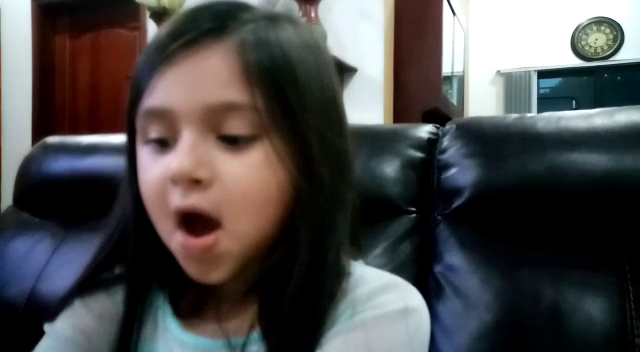
#> input picture frame 41 of zoe.mp4, 640 x 352 px, given in place of Salvador.mkv, which was not available
$ python captura.py
#> lines starting #> are read from the running program, lines starting #| are printed output that depends on the picture; after the words box and inside, x2 and y2 are one past the last pixel; in counts of white or black regions, pixels touching at a corner belong together; pictures that were not available may be replaced by others from this repository, and a replacement may not be noted
#Developer
import tkinter as tk
from tkinter import *
from tkinter import messagebox
import cv2
import os
import imutils
personName = 'Salvador'
dataPath = '/home/salvador/Tarea/Data'#Cambia a la ruta donde hayas almacenado Data
personPath = dataPath + '/' + personName
if not os.path.exists(personPath):
    print('Carpeta creada: ',personPath)
    os.makedirs(personPath)

cap = cv2.VideoCapture('Salvador.mkv')
faceClassif = cv2.CascadeClassifier('haarcascade_frontalface_default.xml')
count = 0
while True:

    ret, frame = cap.read()
#> frame is the input picture: shape (352, 640, 3); mean B, G, R 74.9, 74.8, 76.2
    if ret == False: break
    frame =  imutils.resize(frame, width=640)
    gray = cv2.cvtColor(frame, cv2.COLOR_BGR2GRAY)
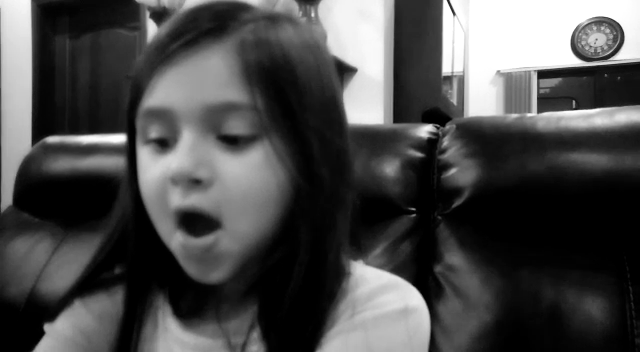
#> gray: shape (352, 640); min 0, max 255, mean 75.2
    auxFrame = frame.copy()
    faces = faceClassif.detectMultiScale(gray,1.3,5)
#> faces = [[95, 56, 197, 197]]
    for (x,y,w,h) in faces:
        cv2.rectangle(frame, (x,y),(x+w,y+h),(0,255,0),2)
        rostro = auxFrame[y:y+h,x:x+w]
        rostro = cv2.resize(rostro,(150,150),interpolation=cv2.INTER_CUBIC)
        cv2.imwrite(personPath + '/rostro_{}.jpg'.format(count),rostro)
        count = count + 1
#> this loop made 1 pass
#> (x, y, w, h, count) on pass 1: (95, 56, 197, 197, 1)
#> pass 1, `rostro = auxFrame[y:y+h,x:x+w]`:
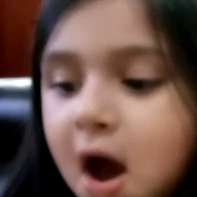
#> rostro: shape (197, 197, 3); mean B, G, R 71.8, 80.1, 108
#> after the loop:
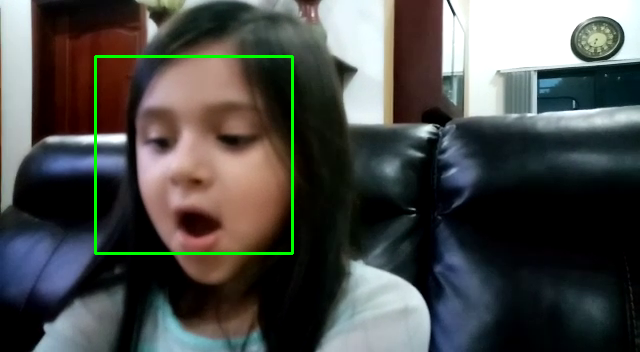
#> frame: shape (352, 640, 3); 1.05% of pixels changed, all inside (x1, y1, x2, y2) = (94, 55, 294, 255)
#> after the loop, count = 1
    cv2.imshow('frame',frame)
    k =  cv2.waitKey(1)
#> (key Esc is pressed here)
    if k == 27 or count >= 300:
        break
cap.release()
cv2.destroyAllWindows()
print("Captura Finalizada")

$ run again, starting later in the video
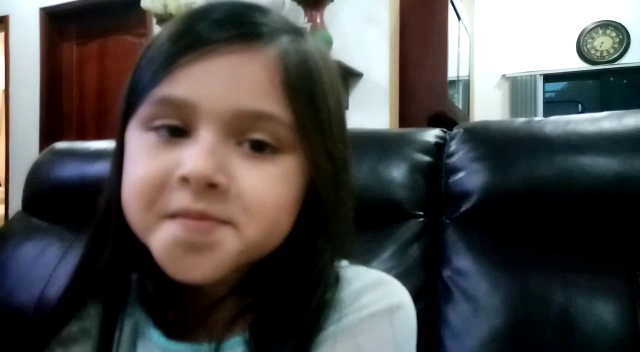
#> input picture frame 186 of zoe.mp4, 640 x 352 px, given in place of Salvador.mkv, which was not available
#> frame is the input picture: shape (352, 640, 3); mean B, G, R 75.3, 76.3, 78.1
#> faces = [[95, 46, 226, 226]]
#> the loop `for (x,y,w,h) in faces:` made 1 pass
#> (x, y, w, h, count) on pass 1: (95, 46, 226, 226, 1)
#> pass 1, `rostro = auxFrame[y:y+h,x:x+w]`:
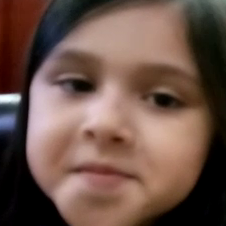
#> rostro: shape (226, 226, 3); mean B, G, R 73.2, 83.4, 109.3
#> after the loop `for (x,y,w,h) in faces:`:
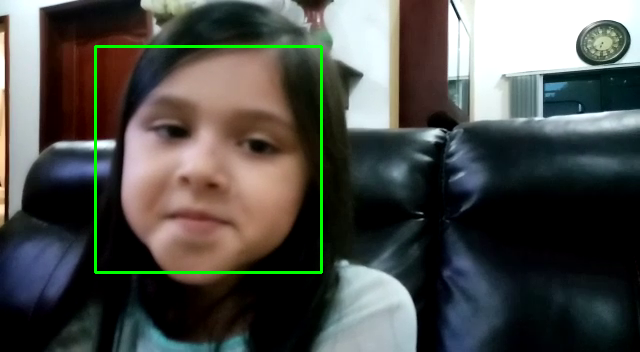
#> frame: shape (352, 640, 3); 1.2% of pixels changed, all inside (x1, y1, x2, y2) = (94, 45, 323, 274)
#> after the loop `for (x,y,w,h) in faces:`: count = 1
